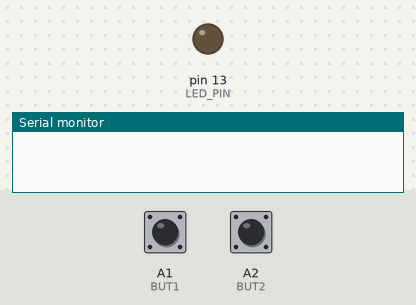
Bench run of a sketch on a simulated Arduino Uno, built with avr-gcc and run on an emulated ATmega328P. Parts: output pins drawn as LEDs (lit = HIGH), the last lines printed to the serial monitor. Inputs (shaded band) come from the test bench; at power-on: A1 (BUT1) HIGH, A2 (BUT2) HIGH.

Above: at 1.2 s.
1.3 s: A1 (BUT1) pulled LOW for 1 s
At 2.8 s:
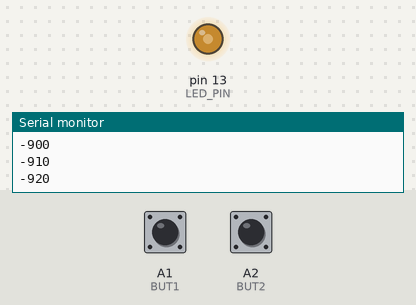
4.3 s: A2 (BUT2) pulled LOW for 3.2 s
At 10.3 s:
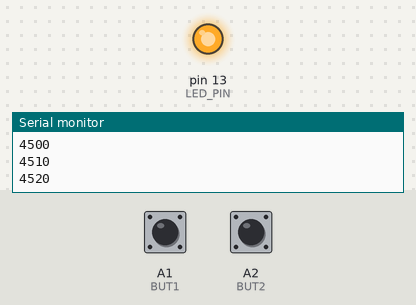
Timing chart, 0 to 15.3 s (numbered marks = the images above; inputs shaded):
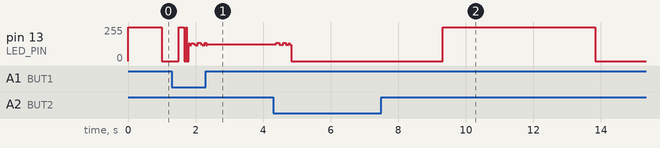

The sketch:

ex1.ino
```cpp
#define LED_PIN 13
#define BUT1 A1
#define BUT2 A2
#define BUT3 A3

int state = 1;
unsigned long old;
int tempo = 1000;
int led2 = 12;
int led3 = 11;
unsigned long now1,now2 =0;

void setup () {
  Serial.begin(9600);
  pinMode(LED_PIN, OUTPUT); // Enable pin 13 for digital output
  digitalWrite(LED_PIN, HIGH);
  pinMode(BUT1, INPUT_PULLUP);
  pinMode(BUT2, INPUT_PULLUP);
  pinMode(BUT3, INPUT_PULLUP);
}

void loop () {
  unsigned long now = millis();
  if (now >= old + tempo) {
    old = now;
    state = !state;
    digitalWrite(LED_PIN, state);
  }
//  digitalWrite(LED_PIN, LOW);
//  delay(1000);
//  digitalWrite(LED_PIN, HIGH);
//  delay(1000);
  int but1 = digitalRead(BUT1);
  int but2 = digitalRead(BUT2);

  if (!but1) {
    now1= millis();
    tempo -= 10;
    Serial.println(tempo);
  }
  else if (!but2) {
    now2 = millis();
    tempo += 10;
    Serial.println(tempo);
  }
   unsigned long dif ;
   if(now1>now2){
    dif = now1-now2;
   }
   else{
    dif = now2-now1;
   }


  if(dif<=500 && now1>0 && now2>0){
    digitalWrite(LED_PIN, HIGH);
    while(1);
  }

}
```
